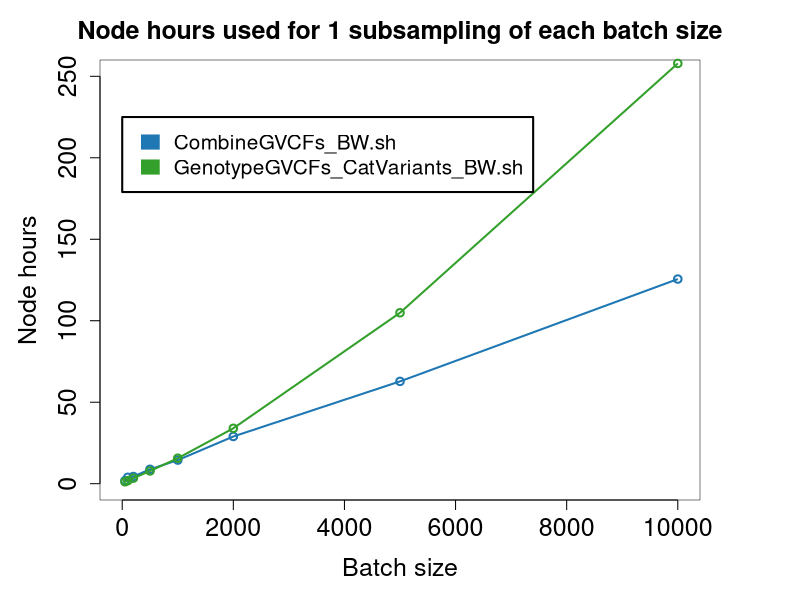

The R script that drew this image:
library(scales)
library(RColorBrewer)
png(filename="~/Dropbox/GitHub/JointGenotyping_BW/Plots/Scalability_NodeHrs.png", 
    units="in", 
    width=10, 
    height=8, res=500)
colours = brewer.pal(n=6, name="Paired")

Batch_sizes <- c(50,100,200,500,1000,2000,5000,10000)

CombineGVCFs <- c(1.87,3.92,4.42,8.84,14.49,28.98,62.79,125.58)
GenotypeGVCFs <- c(1.19,1.87,3.4,7.82,15.64,34,104.89,257.89)

par(mar=c(5,5,3,5), xpd=TRUE,lwd=0.5,lend=1)

plot(Batch_sizes,CombineGVCFs ,type='o', col=colours[2], ylab="Node hours",
     xlab="Batch size", cex.lab=1.5, cex.axis=1.5,lwd=2, ylim=c(0,250), xlim=c(0,10000), 
     main="Node hours used for 1 subsampling of each batch size", cex.main=1.5)
lines(Batch_sizes,GenotypeGVCFs ,type='o', col=colours[4], lwd=2)

legend(x=000, y=225,  legend=c('CombineGVCFs_BW.sh','GenotypeGVCFs_CatVariants_BW.sh'),col=colours[c(2,4,6)], y.intersp=1.0, x.intersp=0.75, 
       horiz=FALSE, xpd=TRUE, cex=1.25,  lwd=14.5, box.lwd=2, seg.len=1.0)

dev.off()